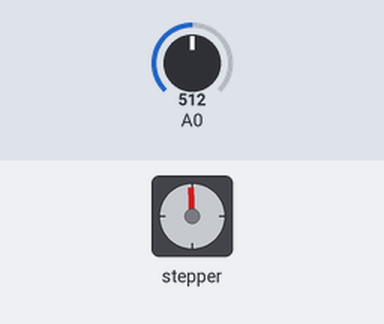
The sketch below on a simulated Arduino Uno, built with avr-gcc and run on an emulated ATmega328P. Shown: stepper motor. The inputs (shaded band) are chosen by the test bench; at power-on: A0 = 512. Stepper angles assume 2048 steps per turn; what the sketch prints to the serial monitor is not drawn.

Above: at 0.05 s.
At 2.05 s:
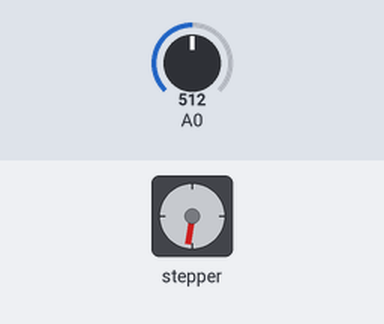
At 4.05 s:
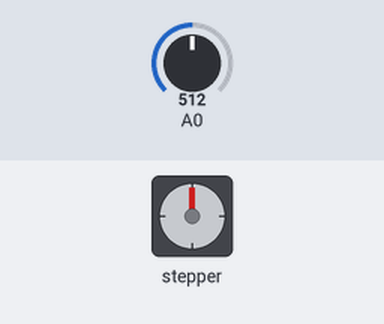
At 8.05 s:
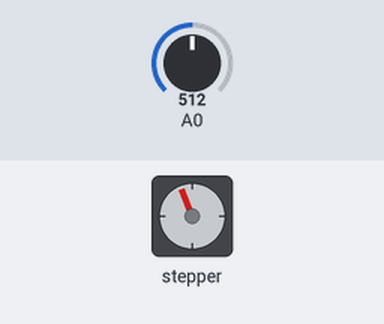
Timing chart, 0 to 10.7 s (numbered marks = the images above):
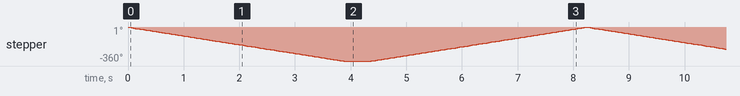

The sketch:

ldr_grupo.ino
```cpp
#include <Stepper.h>

#define e1 13
#define e2 12
#define e3 11
#define e4 10

const int passosPorGiro=64;
Stepper meu(passosPorGiro, e1, e3, e4, e2);

void setup() {
  Serial.begin(9600);
  meu.setSpeed(500);
}
void loop() {
 Serial.print("LDR - Luz do ambiente: ");
 Serial.println(analogRead(A0));

 //if(analogRead(A0) < 100){}
  meu.step(-2048);
  delay(500);
  meu.step(2048);

}
```

Measured:
- by itself, stepper: turns 360° counter-clockwise in 3.9 s, then 360° clockwise in 3.9 s, repeating every 8.3 s
